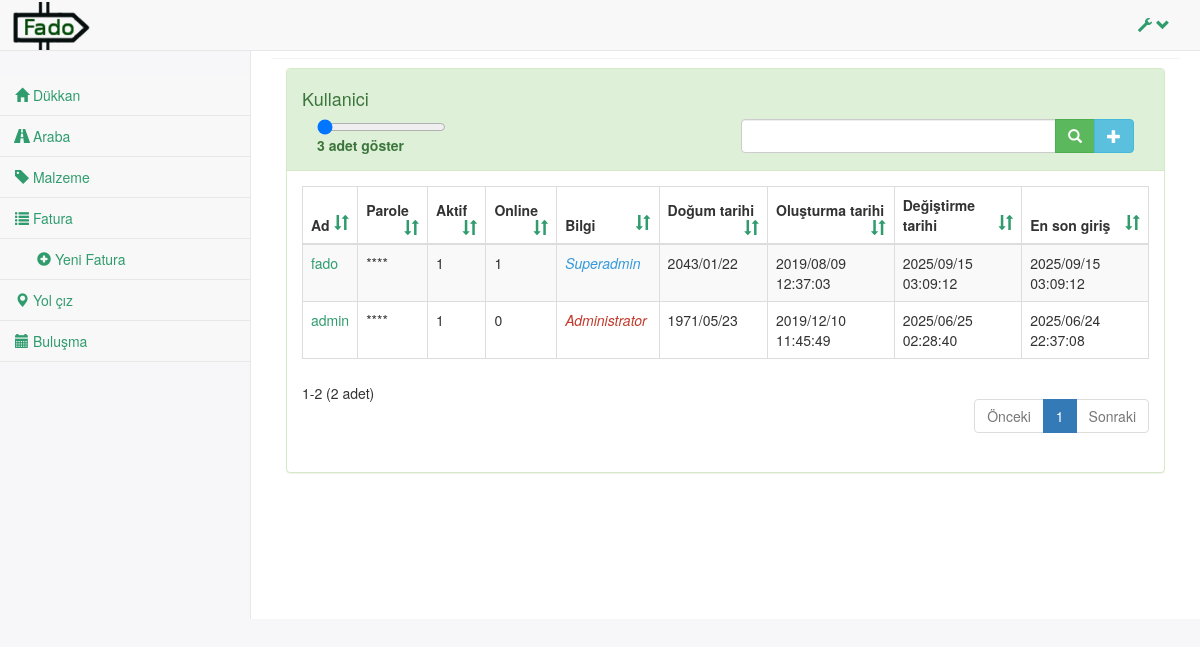
The page /?user=1&page=us (signed in) on the database its author committed.
### tables this page shows
CREATE TABLE `fado_user_settings` (
  `id` int(11) NOT NULL AUTO_INCREMENT,
  `user_id` int(11) DEFAULT NULL,
  `name` varchar(256) DEFAULT NULL,
  `value` varchar(256) DEFAULT NULL,
  `changed` datetime DEFAULT '0000-00-00 00:00:00' ON UPDATE current_timestamp(),
  `created` datetime NOT NULL DEFAULT '0000-00-00 00:00:00',
  PRIMARY KEY (`id`),
  KEY `user_id` (`user_id`),
  CONSTRAINT `fado_user_settings_ibfk_1` FOREIGN KEY (`user_id`) REFERENCES `fado_user` (`id`) ON DELETE CASCADE
);

CREATE TABLE `fado_user` (
  `id` int(11) NOT NULL AUTO_INCREMENT,
  `active` int(11) DEFAULT NULL,
  `online` int(11) DEFAULT NULL,
  `name` varchar(256) DEFAULT NULL,
  `pwd` varchar(256) DEFAULT NULL,
  `salt` varchar(256) DEFAULT NULL,
  `session` varchar(256) DEFAULT NULL,
  `phone` varchar(256) DEFAULT NULL,
  `email` varchar(256) DEFAULT NULL,
  `data` varchar(2048) DEFAULT NULL,
  `birthday` date DEFAULT NULL,
  `created` datetime NOT NULL DEFAULT '0000-00-00 00:00:00',
  `changed` datetime NOT NULL DEFAULT '0000-00-00 00:00:00' ON UPDATE current_timestamp(),
  `last_login` datetime DEFAULT '0000-00-00 00:00:00',
  PRIMARY KEY (`id`)
);

CREATE TABLE `fado_settings` (
  `id` int(11) NOT NULL AUTO_INCREMENT,
  `name` varchar(256) DEFAULT NULL,
  `value` varchar(256) DEFAULT NULL,
  `created` datetime NOT NULL DEFAULT '0000-00-00 00:00:00',
  `changed` datetime NOT NULL DEFAULT '0000-00-00 00:00:00' ON UPDATE current_timestamp(),
  PRIMARY KEY (`id`)
);

CREATE TABLE `fado_cache` (
  `session` varchar(64) DEFAULT NULL,
  `name` varchar(64) DEFAULT NULL,
  `value` varchar(9999) NOT NULL
);

### templates/bs/usertable.phtml (the view, shortened to what the rows shown need)
<div class="colh1-lg-12">
    <div class="panel panel-default panel-success">
            <?php
                $view->includeTemplate('tableheader', array('list' => $user, 'viewClass' => 'us', 'viewPrefix' => 'USER'));
            ?>
                    <tbody>
                    <?php
                        foreach($user->get() as $userItem) {
                    ?>
                        <tr class="gradeA odd" >
                            <td class="sorting_1"><a href="<?php echo $view->getRewriteURL(array('user' => $userItem['sid']), 'us'); ?>#user-panel"><?php echo $userItem['name']; ?></a></td>
                            <td class="center"><?php echo '****'; ?></td>
                            <td><?php echo $userItem['active']; ?></td>
                            <td><?php echo $userItem['online']; ?></td>
                            <td class="center"><?php echo $view->decodeHtmlEntities(json_decode($userItem['data'])); ?></td>
                            <td class="center"><?php echo $view->formatDate($userItem['birthday']); ?></td>
                            <td class="center"><?php echo $view->formatDateTime($userItem['user_created']); ?></td>
                            <td class="center"><?php echo $view->formatDateTime($userItem['user_changed']); ?></td>
                            <td class="center"><?php echo $view->formatDateTime($userItem['last_login']); ?></td>
                        </tr>
                    <?php
                        }
                    ?>
                    </tbody>
                </table>
            </div>
            <?php
                $view->includeTemplate('tablenavigation', array('list' => $user, 'viewClass' => 'us'));
            ?>
        </div>
    </div>
</div>

### templates/bs/tableheader.phtml (shortened to what the rows shown need)
<?php
$currentItemsPerPage = $list->getItemsPerPage();
$listCount = (int)Settings::get('list_count_single');
if (!isset($showAddButton)) {
    $showAddButton = true;
}
?>
<div class="panel-heading">
    <div class="">
        <h4><?php echo $view->translate($viewPrefix . '_TABLE_HEADER'); ?></h4>
    </div>
    <div class="row">
        <div class="col-lg-12">
            <div class="col-lg-6">
                <div class="table-item-count-select">
                    <input class="slider" id="itemspc" type="range" min="<?php echo $listCount; ?>" max="<?php echo $listCount * 10; ?>" value="<?php echo $currentItemsPerPage; ?>" >
                    <label id="itemspclabel"><?php echo $view->translate('SHOW_ENTRIES_TEXT', $currentItemsPerPage); ?></label>
                </div>
            </div>
            <div class="col-lg-6">
                <div class="table-filter">
                    <form method="POST" name="search" action="<?php echo $view->getRewriteURL(array(), $viewClass); ?>">
                        <div class="input-group">
                            <input name="search" class="form-control" type="text" value="<?php echo $view->getCacheParameter('search'); ?>">
                            <span class="input-group-btn">
                                <button type="submit" class="btn btn-success" ><span class="glyphicon glyphicon-search"></span></button>
                                <?php
                                if ($showAddButton && $view->userRights->isAllowed($viewClass, 2)) {
                                ?>
                                <button type="button" id="add-<?php echo $viewClass; ?>" class="btn btn-info"><span class="glyphicon glyphicon-plus"></button>
                                <?php
                                }
                                ?>
                            </span>
                        </div>
                    </form>
                </div>
            </div>
        </div>
    </div>
</div>
<div class="panel-body table-responsive table-bordered">
    <div class="form-inline dt-bootstrap no-footer">
         <table class="table table-striped table-bordered table-hover no-footer" id="<?php echo $viewClass; ?>-table" role="grid" style="width: 100%;">
            <thead>
                <tr>
                <?php
                $columns = constant($viewPrefix . '_TABLE_COLUMNS');
                $dataTypes = \Fado\Model\SQLCache::singleton()::getColumnDataType($viewPrefix, $columns);
                foreach ($columns as $column) {
                    if ($column == 'shop_name') {
                        $column = 'shop_id';
                        $symbolUp = '<span class="glyphicon glyphicon-sort-by-alphabet pull-right"></span>';
                        $symbolDown = '<span class="glyphicon glyphicon-sort-by-alphabet-alt pull-right"></span>';
                    } else if ($column == 'shop_seller') {
                        $column = 'shop_id_seller';
                        $symbolUp = '<span class="glyphicon glyphicon-sort-by-alphabet pull-right"></span>';
                        $symbolDown = '<span class="glyphicon glyphicon-sort-by-alphabet-alt pull-right"></span>';
                    } else if ($column == 'shop_customer') {
                        $column = 'shop_id_customer';
                        $symbolUp = '<span class="glyphicon glyphicon-sort-by-alphabet pull-right"></span>';
                        $symbolDown = '<span class="glyphicon glyphicon-sort-by-alphabet-alt pull-right"></span>';
                    } else if ($column == 'location') {
                        $symbolUp = '<span class="glyphicon glyphicon-sort-by-attributes pull-right"></span>';
                        $symbolDown = '<span class="glyphicon glyphicon-sort-by-attributes-alt pull-right"></span>';
                    } else if ($column == 'opening_hours') {
                        $symbolUp = '<span class="glyphicon glyphicon-sort-by-attributes pull-right"></span>';
                        $symbolDown = '<span class="glyphicon glyphicon-sort-by-attributes-alt pull-right"></span>';
                    } else if ($column == 'delete') {
                        $symbolUp = '<span class="glyphicon glyphicon-sort-by-attributes pull-right"></span>';
                        $symbolDown = '<span class="glyphicon glyphicon-sort-by-attributes-alt pull-right"></span>';
                    } else if ($dataTypes[$column]['DATA_TYPE'] == 'int' || $dataTypes[$column]['DATA_TYPE'] == 'double') {
                        $symbolUp = '<span class="glyphicon glyphicon-sort-by-order pull-right"></span>';
                        $symbolDown = '<span class="glyphicon glyphicon-sort-by-order-alt pull-right"></span>';
                    } else if ($dataTypes[$column]['DATA_TYPE'] == 'timestamp' || $dataTypes[$column]['DATA_TYPE'] == 'date') {
                        $symbolUp = '<span class="glyphicon glyphicon-sort-by-attributes pull-right"></span>';
                        $symbolDown = '<span class="glyphicon glyphicon-sort-by-attributes-alt pull-right"></span>';
                    } else if ($dataTypes[$column]['DATA_TYPE'] == 'varchar') {
                        $symbolUp = '<span class="glyphicon glyphicon-sort-by-alphabet pull-right"></span>';
                        $symbolDown = '<span class="glyphicon glyphicon-sort-by-alphabet-alt pull-right"></span>';
                    } else {
                        $symbolUp = '<span class="glyphicon glyphicon-sort-by-attributes pull-right"></span>';
                        $symbolDown = '<span class="glyphicon glyphicon-sort-by-attributes-alt pull-right"></span>';
                    }
                    $label = $view->translate($viewPrefix . '_LABEL_' . mb_strtoupper($column), (isset($columnLabelReplaceString) ? $columnLabelReplaceString : ''));
                    if ($view->getCacheParameter('sort') == $column && $view->getCacheParameter('sort_d') == 'ASC') {
                ?>
                    <th class="" tabindex="0"rowspan="1" colspan="1" aria-sort="ascending" aria-label="sort up"><?php echo $label; ?><a href="<?php echo $view->getRewriteURL(array('sort' => '', 'order' => ''), $viewClass); ?>"><?php echo $symbolUp; ?></a></th>
                <?php
                    } else if ($view->getCacheParameter('sort') == $column && $view->getCacheParameter('sort_d') == 'DESC') {
                ?>
                    <th class="" tabindex="0" rowspan="1" colspan="1" aria-sort="descending" aria-label="sort down"><?php echo $label; ?><a href="<?php echo $view->getRewriteURL(array('sort' => $column, 'order' => 'ASC'), $viewClass); ?>"><?php echo $symbolDown; ?></a></th>
                <?php
                    } else {
                ?>
                    <th class="" tabindex="0" rowspan="1" colspan="1"><?php echo $label; ?><a href="<?php echo $view->getRewriteURL(array('sort' => $column, 'order' => 'DESC'), $viewClass); ?>"><span class="glyphicon glyphicon-sort pull-right"></span></a></th>
                <?php
                    }
                }
                ?>
                </tr>
            </thead>

### templates/bs/tablenavigation.phtml (shortened to what the rows shown need)
<?php
$currentPage = $list->getCurrentPage();
$start = $list->getItemsPerPage() * ($list->getCurrentPage() - 1);
$start = ($list->count() < 1) ? 0 : $start + 1;
$end   = $start + $list->getItemsPerPage() - 1;
$end   = ($list->count() < $end) ? $list->count() : $end;
?>
<div class="row">
    <div class="col-sm-2">
        <div class="paging_count">
            <div class="" role="status" aria-live="polite">
                <?php echo $view->translate('TABLE_ENTRIES', $start, $end, $list->count()); ?>
            </div>
        </div>
    </div>
    <div class="col-sm-10">
        <div class="paging_simple_numbers">
            <ul class="pagination">
                <?php
                    if ($currentPage != 1) {
                ?>
                <li class="paginate_button previous">
                    <a href="<?php echo $view->getRewriteURL(array('p' => ($currentPage - 1)), $viewClass); ?>"><?php echo $view->translate('TABLE_PREVIOUS'); ?></a>
                </li>
                <?php
                    } else {
                ?>
                <li class="paginate_button previous disabled" tabindex="0">
                    <a href="#"><?php echo $view->translate('TABLE_PREVIOUS'); ?></a>
                </li>
                <?php
                    }
                ?>
                <?php
                    for($i = 1; $i <= $list->getPageCount(); $i++) {
                ?>
                <li class="paginate_button <?php echo (($currentPage == $i) ? 'active' : ''); ?>" tabindex="0"><a href="<?php echo $view->getRewriteURL(array('p' =>  $i),  $viewClass); ?>"><?php echo $i; ?></a></li>
                <?php
                    }
                ?>
                <?php
                    if ($currentPage + 1 <= $list->getPageCount()) {
                ?>
                <li class="paginate_button next" tabindex="0"><a href="<?php echo $view->getRewriteURL(array('p' =>  ($currentPage + 1)), $viewClass); ?>"><?php echo $view->translate('TABLE_NEXT'); ?></a></li>
                <?php
                    } else {
                ?>
                <li class="paginate_button next disabled" tabindex="0"><a href="#"><?php echo $view->translate('TABLE_NEXT'); ?></a></li>
                <?php
                    }
                ?>
            </ul>
        </div>
    </div>
</div>

### rows shown on the page
fado_user_settings: value "3", value "3 adet göster", value.value "1-2 (2 adet)"
fado_user: name "fado", active "1", online "1", data.value "Superadmin", birthday.value "2043/01/22", created.value "2019/08/09 12:37:03", changed.value "2025/09/15 03:09:12", last_login.value "2025/09/15 03:09:12"
fado_user: name "admin", active "1", online "0", data.value "Administrator", birthday.value "1971/05/23", created.value "2019/12/10 11:45:49", changed.value "2025/06/25 02:28:40", last_login.value "2025/06/24 22:37:08"

### other values the page prints
$view->translate('NAV_SHOP') "Dükkan"
$view->translate('NAV_VEHICLES') "Araba"
$view->translate('NAV_WAREHOUSE') "Malzeme"
$view->translate('NAV_INVOICES') "Fatura"
$view->translate('NAV_NEW_INVOICE') "Yeni Fatura"
$view->translate('NAV_ROUTES') "Yol çız"
$view->translate('NAV_MEETINGS') "Buluşma"
$view->translate($viewPrefix . '_TABLE_HEADER') "Kullanici"
$label "Ad"
$label "Parole"
$label "Aktif"
$label "Online"
$label "Bilgi"
$label "Doğum tarihi"
$label "Oluşturma tarihi"
